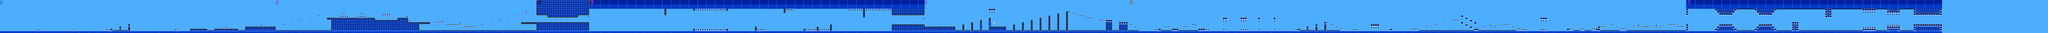

A 2D game scene composited from a Tiled map and its tileset images. What follows is a short description and the map's XML, with each tile layer's data collapsed to a summary:
An orthogonal 928x15 tile map with 16x16 px tiles, 2 tile layers (SP, ...), 2 tilesets.

<map version="1.10" tiledversion="1.10.2" orientation="orthogonal" renderorder="right-down" width="928" height="15" tilewidth="16" tileheight="16" infinite="0" nextlayerid="3" nextobjectid="1">
 <editorsettings>
  <export target="stereomadness.csv" format="csv" />
 </editorsettings>
 <tileset firstgid="1" name="famidash" tilewidth="16" tileheight="16" tilecount="240" columns="16">
  <image source="../gfx/famidash.bmp" width="256" height="240" />
 </tileset>
 <tileset firstgid="241" name="sprites" tilewidth="16" tileheight="16" tilecount="128" columns="16">
  <image source="../gfx/sprites.png" width="256" height="128" />
 </tileset>
 <layer id="1" width="928" height="15">
  <data>[13920 cells, 13920 non-empty, 34 distinct tile ids]</data>
 </layer>
 <layer id="2" name="SP" width="928" height="15" opacity="0.5">
  <data>[13920 cells, 20 non-empty, 16 distinct tile ids]</data>
 </layer>
</map>
